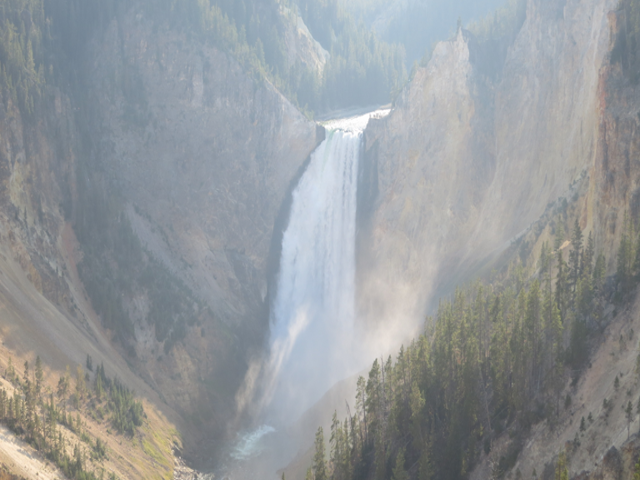
#> input picture ImageEnage/Image/waterfall.jpg, 640 x 480 px
$ python EqualizeHist.py
#> lines starting #> are read from the running program, lines starting #| are printed output that depends on the picture
#> further down, dark_image is the input picture: shape (480, 640, 3); mean B, G, R 155.4, 152.7, 148.5
#直方图均衡化（HE）图像增强
import time

import cv2
import numpy as np

from skimage import img_as_ubyte
import matplotlib.pyplot as plt
from skimage.exposure import histogram, cumulative_distribution


def rgb_adjuster_lin(image):
    target_bins = np.arange(255)
    target_freq = np.linspace(0, 1, len(target_bins))
    freq_bins = [cumulative_distribution(image[:, :, i]) for i in \
                 range(3)]
#> freq_bins = 3 items
    names = ['Reds', 'Greens', 'Blues']
    line_color = ['red', 'green', 'blue']
    adjusted_figures = []
    f_size = 20

    # Pad frequencies with min frequency
    adj_freqs = []
    for i in range(len(freq_bins)):
        if len(freq_bins[i][0]) < 256:
            frequencies = list(freq_bins[i][0])
            min_pad = [min(frequencies)] * (256 - len(frequencies))
            frequencies = min_pad + frequencies
        else:
            frequencies = freq_bins[i][0]
        adj_freqs.append(np.array(frequencies))
#> this loop made 3 passes
#> after the loop, adj_freqs = 3 items

    # Plot RGB Images
    fig, ax = plt.subplots(1, 3, figsize=[15, 5])
    for n, ax in enumerate(ax.flatten()):
        interpolation = np.interp(adj_freqs[n], target_freq,
                                  target_bins)
        adjusted_image =img_as_ubyte(interpolation[image[:, :, n]].astype(int))
        ax.set_title(f'{names[n]}', fontsize=f_size)
        ax.imshow(adjusted_image, cmap=names[n])
        adjusted_figures.append([adjusted_image])
#> this loop made 3 passes
#> pass 1, in rgb_adjuster_lin, `adjusted_image =img_as_ubyte(interpolation[image[:, :, n]].astype(int))`:
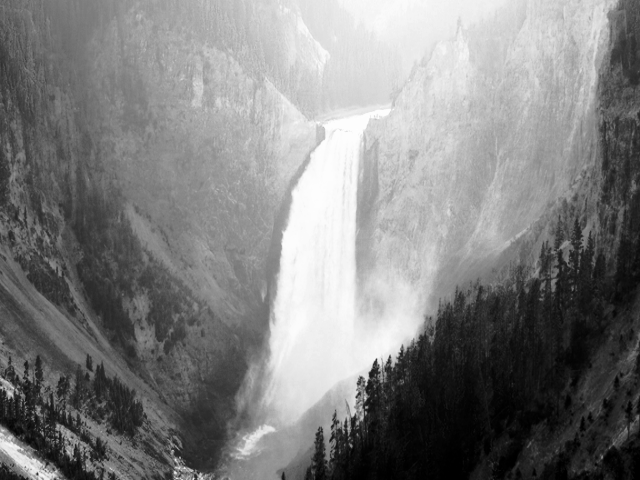
#> adjusted_image: shape (480, 640); min 0, max 254, mean 127.5
#> pass 2, in rgb_adjuster_lin, `adjusted_image =img_as_ubyte(interpolation[image[:, :, n]].astype(int))`:
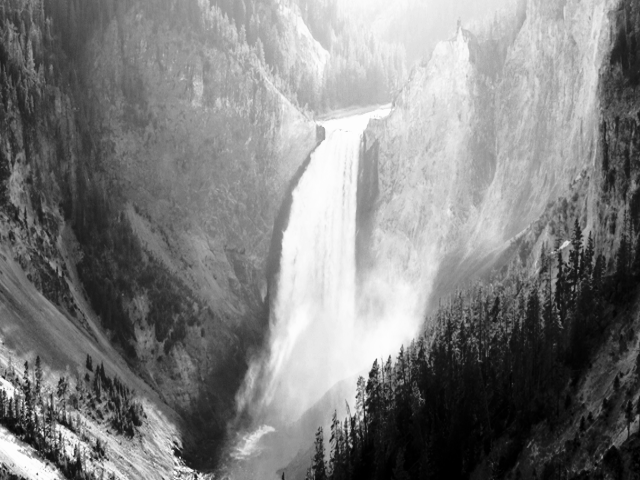
#> adjusted_image: shape (480, 640); min 0, max 254, mean 127.7
#> pass 3, in rgb_adjuster_lin, `adjusted_image =img_as_ubyte(interpolation[image[:, :, n]].astype(int))`:
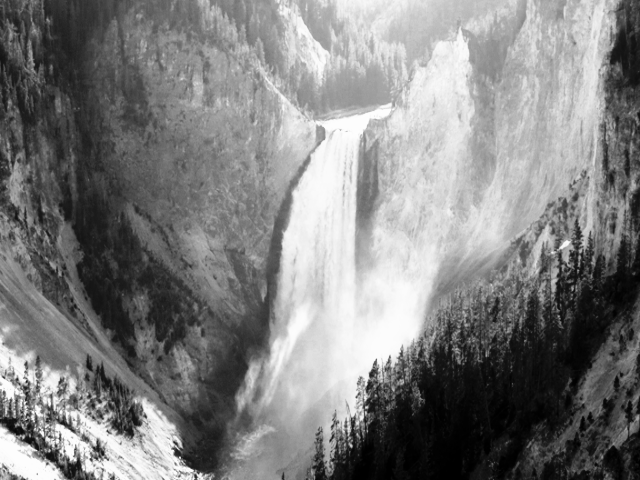
#> adjusted_image: shape (480, 640); min 0, max 254, mean 127.6
#> after the loop, adjusted_figures = 3 items
    fig.tight_layout()
    # Plot Adjusted CDFs
    fig, ax = plt.subplots(1, 3, figsize=[15, 3])
    for n, ax in enumerate(ax.flatten()):
        interpolation = np.interp(adj_freqs[n], target_freq,
                                  target_bins)
        adjusted_image = img_as_ubyte(interpolation[image[:, :, n]]
                                      .astype(int))
        freq_adj, bins_adj = cumulative_distribution(adjusted_image)

        ax.set_title(f'{names[n]}', fontsize=f_size)
        ax.step(bins_adj, freq_adj, c=line_color[n],
                label='Actual CDF')
        ax.plot(target_bins,
                target_freq,
                c='gray',
                label='Target CDF',
                linestyle='--')
    fig.tight_layout()

    adjusted_image = np.dstack((adjusted_figures[0][0],
                                adjusted_figures[1][0],
                                adjusted_figures[2][0]))
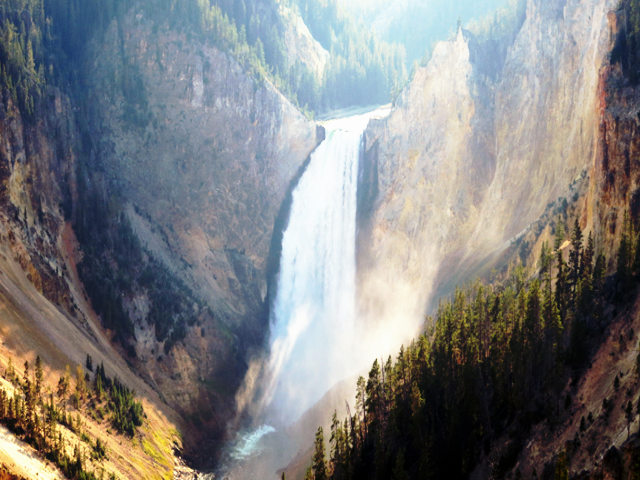
#> adjusted_image: shape (480, 640, 3); mean of channels 0, 1, 2 127.5, 127.7, 127.6; drawn as B, G, R

    # Plot Original Image against Adjusted Image
    fig, ax = plt.subplots(1, 2, figsize=[17, 7])

    ax[0].imshow(image);
    ax[0].set_title(f'Original Image', fontsize=f_size)

    ax[1].imshow(adjusted_image);
    ax[1].set_title(f'Adjusted Image', fontsize=f_size)

    fig.tight_layout()

    return adjusted_image


if __name__ == '__main__':
    begin = time.time()
    # [7 lines of commented-out code are left out]
    dark_image = cv2.imread('../Image/waterfall.jpg');
    result=rgb_adjuster_lin(dark_image)
    cv2.imwrite('waterfallHE.jpg', result)
    #end=time.mktime(time.localtime())
    end = time.time()
    print(int(round(end * 1000))-int(round(begin * 1000)))
#| 766
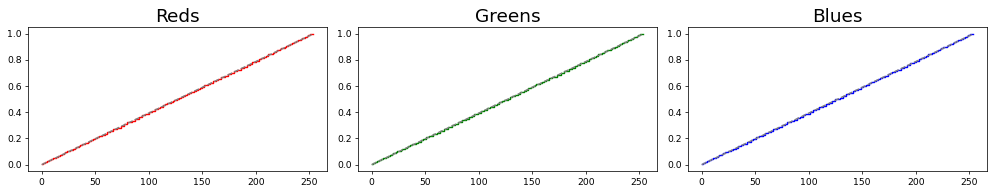
#> figure drawn by matplotlib, 3 panels; panel 1: curve peaks at x = 254, y = 1; panel 1: curve peaks at x = 254, y = 1; panel 2: curve peaks at x = 254, y = 1; panel 2: curve peaks at x = 254, y = 1
#> figure, not shown here; B, G, R data is drawn as R, G, B

$ run again, with ImageEnage/Image/Forest.jpg copied over ImageEnage/Image/waterfall.jpg
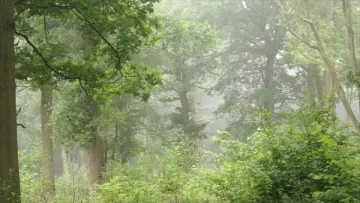
#> input picture ImageEnage/Image/Forest.jpg, 360 x 203 px
#> dark_image is the input picture: shape (203, 360, 3); mean B, G, R 105.5, 147.3, 134.7
#> freq_bins = 3 items
#> the loop in rgb_adjuster_lin, `for i in range(len(freq_bins)):` made 3 passes
#> min_pad on pass 1: [0.000205, 0.000205, 0.000205, 0.000205, 0.000205]
#> in rgb_adjuster_lin, `adjusted_image = np.dstack((adjusted_figures[0][0], adjusted_figures[1..`:
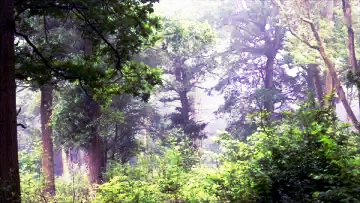
#> adjusted_image: shape (203, 360, 3); mean of channels 0, 1, 2 119.2, 127.5, 127.4; drawn as B, G, R
#| 661
#> `print(int(round(end * 1000))-int(round(begin * 1000)))`:
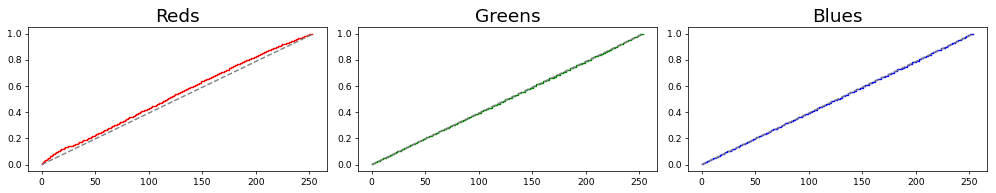
#> figure drawn by matplotlib, 3 panels; panel 1: curve peaks at x = 253, y = 1; panel 1: curve peaks at x = 254, y = 1; panel 2: curve peaks at x = 254, y = 1; panel 2: curve peaks at x = 254, y = 1
